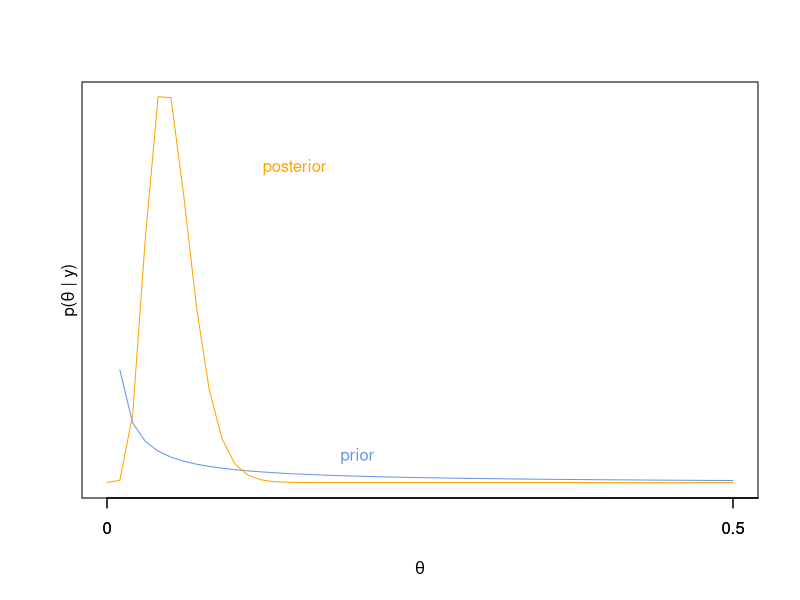

Source code (R):
## ---- chunk 1
y <- cumsum(c(20.9,69.7,3.6,21.8,21.4,0.4,6.7,10.0))
N <- 1:8
k <- 8
ps <- seq(0,0.5,length.out = 50)
prior <- dgamma(ps,shape=0.1,rate=1)
post <- dgamma(ps,shape=(0.1+N[k]),rate=(1+y[k]))

plot(x=ps,post,type="n",ylim=c(0,22), 
     main="",xlab=expression(theta),ylab="",xaxt="n",yaxt="n")
axis(side = 1, at = c(0,0.5,1),labels = c(0,0.5,1), cex=0.7)
lines(x=ps,prior,type="l",ylim=c(0,22),ylab="",xaxt="n",yaxt="n",col="cornflowerblue")
text(x=0.2,1.5,labels="prior",cex=1,col="cornflowerblue")

lines(x=ps,post,type="l",ylim=c(0,22),#range(c(prior,post)),
     ylab="",xaxt="n",yaxt="n",col="orange")
axis(side = 1, at = c(0,0.5,1),labels = c(0,0.5,1), cex=0.7)
text(x=0.15,18,labels="posterior",cex=1,col="orange")
mtext(expression(paste("p(",theta," | ",y,")")),side=2,line=0)
## ---- chunk 2

## ---- chunk 3

## ---- chunk 4

## ---- chunk 5

## ---- chunk 6

